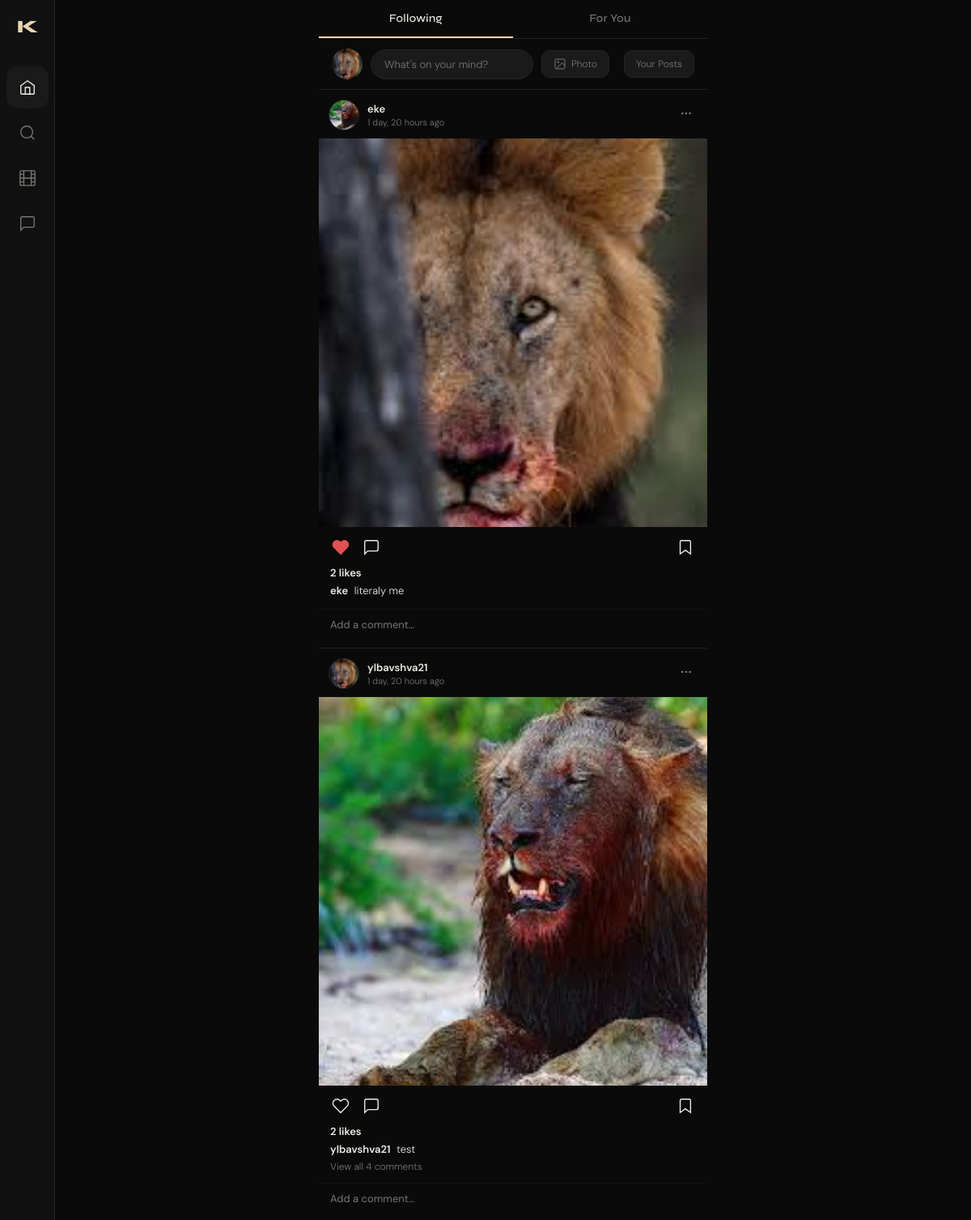
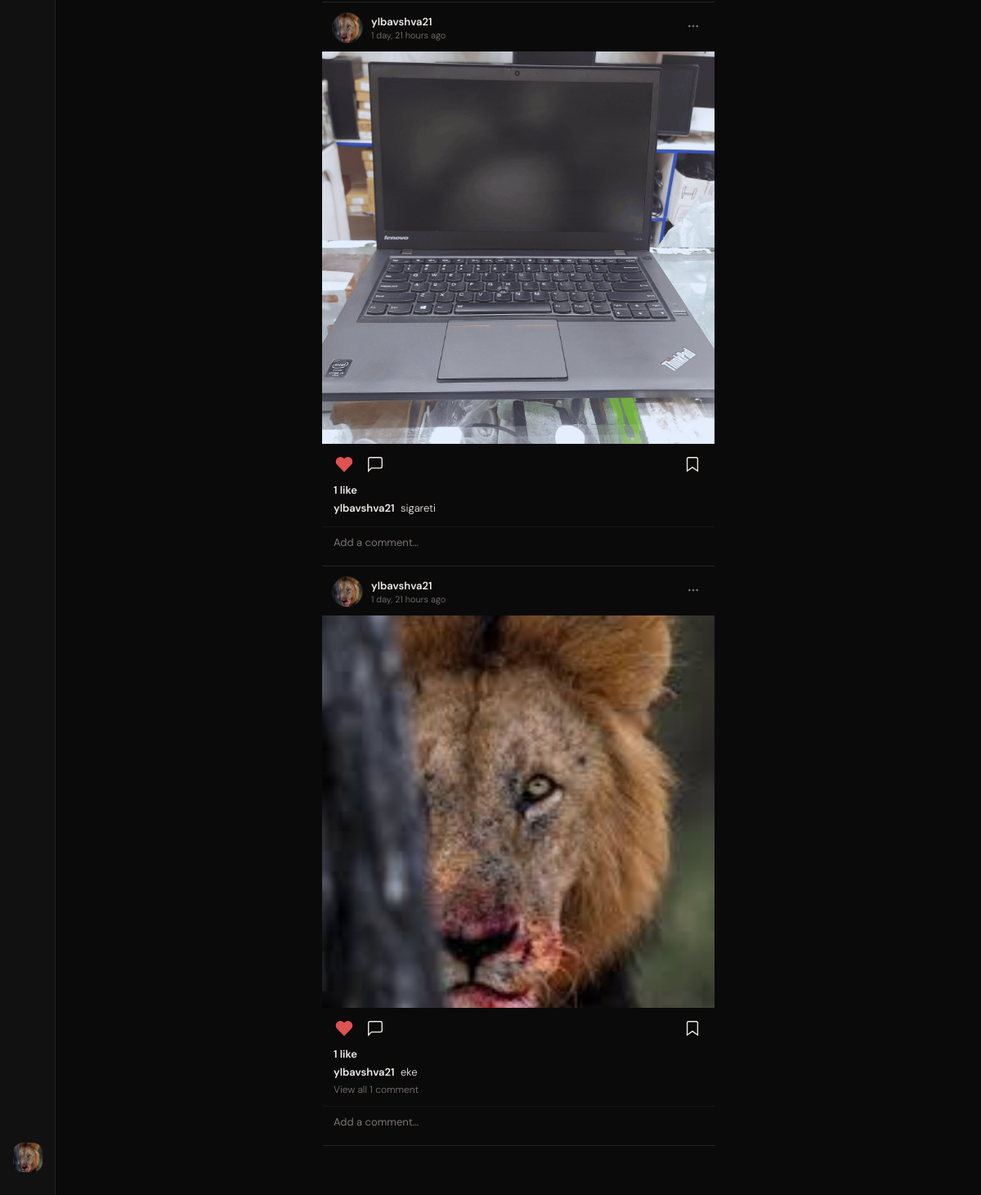
Page /feed/ (signed in) on the committed database (2 pictures, top to bottom).
### users/models.py (models this page shows, shortened)
class User(AbstractUser):
    id = models.UUIDField(primary_key=True, default=uuid.uuid4, editable=False)
    bio = models.TextField(max_length=500, blank=True)
    avatar = models.ImageField(upload_to='profile_pics/', blank=True, null=True)
    website = models.URLField(blank=True)
    is_private = models.BooleanField(default=False)
    followers = models.ManyToManyField(
        'self',
        through='Follow',
        symmetrical=False,
        related_name='following_set'
    )
    class Meta:
        db_table = 'users'

### posts/models.py (models this page shows, shortened)
class Post(models.Model):
    id = models.UUIDField(primary_key=True, default=uuid.uuid4, editable=False)
    author = models.ForeignKey(settings.AUTH_USER_MODEL, on_delete=models.CASCADE, related_name='posts')
    caption = models.TextField(max_length=2200, blank=True)
    created_at = models.DateTimeField(auto_now_add=True)
    updated_at = models.DateTimeField(auto_now=True)
    class Meta:
        db_table = 'posts'
        ordering = ['-created_at']
    def get_likes_count(self):
        return self.likes.count()
    def get_comments_count(self):
        return self.comments.filter(parent=None).count()

class PostImage(models.Model):
    post = models.ForeignKey(Post, on_delete=models.CASCADE, related_name='images')
    image = models.ImageField(upload_to='post_uploads/')
    order = models.PositiveSmallIntegerField(default=0)
    class Meta:
        db_table = 'post_images'
        ordering = ['order']

### users/views.py (the view)
# urls.py: path('', views.feed_view, name='feed'),
@login_required
def feed_view(request):
    return feed_app_view(request)

### templates/feed/feed.html (shortened to what this page needs)
{% extends 'users/base.html' %}
{% load static %}
{% block nav_home %}active{% endblock %}
{% block extra_css %}<link rel="stylesheet" href="{% static 'feed/main.css' %}">{% endblock %}
{% block content %}
<div class="feed-page">
  <div class="feed-tabs">
    <a href="?tab=following" class="feed-tab {% if tab == 'following' %}active{% endif %}">Following</a>
    <a href="?tab=foryou" class="feed-tab {% if tab == 'foryou' %}active{% endif %}">For You</a>
  </div>
  <div class="new-post-bar">
    {% if request.user.avatar %}
      <img src="{{ request.user.avatar.url }}" class="np-avatar" />
    {% else %}
      <div class="np-avatar-ph">{{ request.user.username|first|upper }}</div>
    {% endif %}
    <a href="{% url 'posts:create' %}" class="np-input">What's on your mind?</a>
    <a href="{% url 'posts:create' %}" class="np-btn">
      <svg viewBox="0 0 24 24" fill="none" stroke="currentColor" stroke-width="1.5" width="16" height="16"><rect x="3" y="3" width="18" height="18" rx="2"/><circle cx="8.5" cy="8.5" r="1.5"/><path d="M21 15l-5-5L5 21"/></svg>
      Photo
    </a>
    <a href="{% url 'users:my_posts' %}" class="np-btn" style="margin-left: 8px;">
      Your Posts
    </a>
  </div>
  <div class="feed-posts">
    {% if posts_data %}
      {% for item in posts_data %}
        {% with post=item.post images=item.images %}
        <article class="feed-card" id="post-{{ post.pk }}">
          <div class="feed-card-header">
            <a href="{% url 'users:profile' post.author.username %}" class="feed-author">
              {% if post.author.avatar %}
                <img src="{{ post.author.avatar.url }}" class="feed-av" />
              {% else %}
                <div class="feed-av-ph">{{ post.author.username|first|upper }}</div>
              {% endif %}
              <div class="feed-author-info">
                <span class="feed-username">{{ post.author.username }}</span>
                <span class="feed-time">{{ post.created_at|timesince }} ago</span>
              </div>
            </a>
            <button class="feed-more-btn">
              <svg viewBox="0 0 24 24" fill="currentColor" width="16" height="16"><circle cx="5" cy="12" r="2"/><circle cx="12" cy="12" r="2"/><circle cx="19" cy="12" r="2"/></svg>
            </button>
          </div>
          {% if images %}
            <div class="feed-images {% if images|length > 1 %}has-many{% endif %}">
              <div class="feed-carousel" data-post="{{ post.pk }}">
                {% for img in images %}
                  <div class="feed-slide {% if forloop.first %}active{% endif %}">
                    <img src="{{ img.image.url }}" alt="image" loading="lazy" />
                  </div>
                {% endfor %}
              </div>
            </div>
          {% endif %}
          <div class="feed-actions">
            <div class="feed-action-left">
              <button class="feed-action-btn feed-like
                {% if item.is_liked %}liked{% endif %}"
                data-url="{% url 'posts:like' post.pk %}"
                data-post="{{ post.pk }}">
                <svg viewBox="0 0 24 24"
                     fill="{% if item.is_liked %}currentColor{% else %}none{% endif %}"
                     stroke="currentColor" stroke-width="1.5"
                     class="heart-svg">
                  <path d="M20.84 4.61a5.5 5.5 0 00-7.78 0L12 5.67l-1.06-1.06a5.5 5.5 0 00-7.78 7.78l1.06 1.06L12 21.23l7.78-7.78 1.06-1.06a5.5 5.5 0 000-7.78z"/>
                </svg>
              </button>
              <a href="{% url 'posts:detail' post.pk %}" class="feed-action-btn">
                <svg viewBox="0 0 24 24" fill="none" stroke="currentColor" stroke-width="1.5"><path d="M21 15a2 2 0 01-2 2H7l-4 4V5a2 2 0 012-2h14a2 2 0 012 2z"/></svg>
              </a>
            </div>
            <button class="feed-action-btn feed-save
              {% if item.is_saved %}saved{% endif %}"
              data-url="{% url 'posts:save' post.pk %}">
              <svg viewBox="0 0 24 24"
                   fill="{% if item.is_saved %}currentColor{% else %}none{% endif %}"
                   stroke="currentColor" stroke-width="1.5"
                   class="save-svg">
                <path d="M19 21l-7-5-7 5V5a2 2 0 012-2h10a2 2 0 012 2z"/>
              </svg>
            </button>
          </div>
          <div class="feed-meta">
            <span class="feed-likes"><span class="lc">{{ post.get_likes_count }}</span> like{% if post.get_likes_count != 1 %}s{% endif %}</span>
            {% if post.caption %}
              <p class="feed-caption">
                <a href="{% url 'users:profile' post.author.username %}" class="feed-cap-un">{{ post.author.username }}</a>
                <span class="feed-cap-text">{{ post.caption|truncatechars:120 }}</span>
              </p>
            {% endif %}
            {% with cnt=post.get_comments_count %}
              {% if cnt %}
                <a href="{% url 'posts:detail' post.pk %}" class="view-comments">
                  View all {{ cnt }} comment{% if cnt != 1 %}s{% endif %}
                </a>
              {% endif %}
            {% endwith %}
          </div>
          <form class="quick-comment-form" data-url="{% url 'posts:comment' post.pk %}">
            <input type="text" name="body" placeholder="Add a comment…" class="quick-comment-input" />
          </form>
        </article>
        {% endwith %}
      {% endfor %}
    {% else %}
      <div class="feed-empty">
        <h3>Nothing here yet</h3>
        <p>Be the first to post something</p>
        <a href="{% url 'posts:create' %}" class="btn-primary" style="display:inline-block;width:auto;padding:12px 28px">Create Post</a>
      </div>
    {% endif %}
  </div>
</div>
{% endblock %}

### templates/feed/base.html (shortened to what this page needs)
{% load static %}
<!DOCTYPE html>
<html lang="en">
<head>
  <link rel="stylesheet" href="{% static 'users/main.css' %}" />
  {% block extra_css %}{% endblock %}
</head>
<body>
{% if user.is_authenticated %}
<nav class="sidebar">
  <div class="sidebar-logo">K</div>
  <div class="sidebar-links">
    <a href="/" class="nav-link {% block nav_home %}{% endblock %}" title="Home">
      <svg viewBox="0 0 24 24" fill="none" stroke="currentColor" stroke-width="1.5"><path d="M3 9.5L12 3l9 6.5V20a1 1 0 01-1 1H4a1 1 0 01-1-1V9.5z"/><path d="M9 21V12h6v9"/></svg>
    </a>
    <a href="{% url 'users:search' %}" class="nav-link {% block nav_search %}{% endblock %}" title="Search">
      <svg viewBox="0 0 24 24" fill="none" stroke="currentColor" stroke-width="1.5"><circle cx="11" cy="11" r="8"/><path d="M21 21l-4.35-4.35"/></svg>
    </a>
    <a href="{% url 'reels:home' %}" class="nav-link {% block nav_reels %}{% endblock %}" title="Reels">
      <svg viewBox="0 0 24 24" fill="none" stroke="currentColor" stroke-width="1.5"><rect x="2" y="2" width="20" height="20" rx="2.18"/><path d="M7 2v20M17 2v20M2 12h20M2 7h5M2 17h5M17 7h5M17 17h5"/></svg>
    </a>
    <a href="{% url 'chats:home' %}" class="nav-link {% block nav_chats %}{% endblock %}" title="Messages">
      <svg viewBox="0 0 24 24" fill="none" stroke="currentColor" stroke-width="1.5"><path d="M21 15a2 2 0 01-2 2H7l-4 4V5a2 2 0 012-2h14a2 2 0 012 2z"/></svg>
    </a>
    <a href="{% url 'users:profile' user.username %}" class="nav-link nav-avatar {% block nav_profile %}{% endblock %}" title="Profile">
      {% if user.avatar %}
        <img src="{{ user.avatar.url }}" alt="avatar" />
      {% else %}
        <span>{{ user.username|first|upper }}</span>
      {% endif %}
    </a>
  </div>
</nav>
{% endif %}
<main class="main-content {% if not user.is_authenticated %}auth-page{% endif %}">
  {% block content %}{% endblock %}
</main>
</body>
</html>

### static/users/main.css (style rules this page uses)
:root { --bg: #0a0a0a; --bg-2: #111111; --bg-3: #1a1a1a; --border: #242424; --text: #f0ede8; --text-muted:#7a7672; --accent: #e8d5b0; --accent-2: #c4a882; --danger: #e05252; --sidebar-w: 68px; --radius: 12px; --font-display: 'Syne', sans-serif; --font-body: 'DM Sans', sans-serif; }
*, *::before, *::after { box-sizing: border-box; margin: 0; padding: 0; }
html { font-size: 16px; }
body { background: var(--bg); color: var(--text); font-family: var(--font-body); font-weight: 300; min-height: 100vh; display: flex; -webkit-font-smoothing: antialiased; }
a { color: inherit; text-decoration: none; }
img { display: block; width: 100%; height: 100%; object-fit: cover; }
input, textarea, button { font-family: var(--font-body); }
.sidebar { position: fixed; left: 0; top: 0; bottom: 0; width: var(--sidebar-w); background: var(--bg-2); border-right: 1px solid var(--border); display: flex; flex-direction: column; align-items: center; padding: 20px 0; z-index: 100; }
.sidebar-logo { font-family: var(--font-display); font-weight: 800; font-size: 22px; color: var(--accent); letter-spacing: -1px; margin-bottom: 36px; }
.sidebar-links { display: flex; flex-direction: column; gap: 4px; flex: 1; width: 100%; padding: 0 8px; }
.nav-link { display: flex; align-items: center; justify-content: center; width: 52px; height: 52px; border-radius: 14px; color: var(--text-muted); transition: background .2s, color .2s; position: relative; }
.nav-link:hover, .nav-link.active { background: var(--bg-3); color: var(--text); }
.nav-link svg { width: 22px; height: 22px; }
.nav-avatar { margin-top: auto; overflow: hidden; border: 2px solid transparent; transition: border-color .2s; }
.nav-avatar img { border-radius: 12px; width: 36px; height: 36px; }
.main-content { margin-left: var(--sidebar-w); flex: 1; min-height: 100vh; }

### rows in the picture
User: avatar (picture), user.avatar (picture)
Post: post.author.avatar (picture), post.author.username "eke", post.created_at "1 day, 20 hours", post.get_likes_count "2", post.caption "literaly me"
PostImage: image (picture)
Post: post.author.avatar (picture), post.author.username "ylbavshva21", post.created_at "1 day, 20 hours", post.get_likes_count "2", post.caption "test", cnt "4"
PostImage: image (picture)
Post: post.author.avatar (picture), post.author.username "ylbavshva21", post.created_at "1 day, 21 hours", post.get_likes_count "1", post.caption "sigareti"
PostImage: image (picture)
Post: post.author.avatar (picture), post.author.username "ylbavshva21", post.created_at "1 day, 21 hours", post.get_likes_count "1", post.caption "eke", cnt "1"
PostImage: image (picture)
